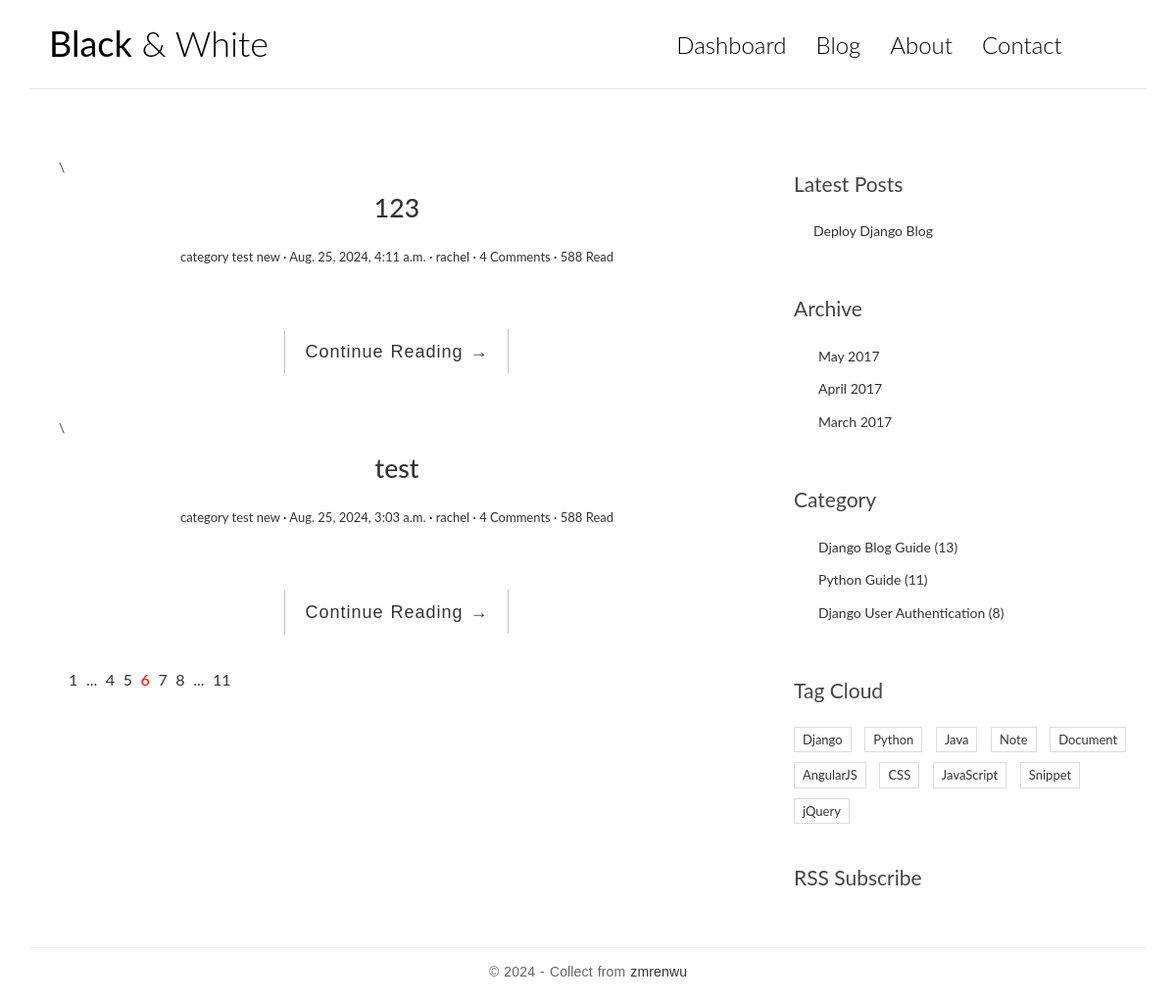
The page / on the database its author committed.
### blog/models.py (models this page shows, shortened)
class Post(models.Model):
    title = models.CharField(max_length=70)
    body = models.TextField()
    created_time = models.DateTimeField(default=timezone.now)
    modified_time = models.DateTimeField()
    excerpt = models.CharField(max_length=200, blank=True)
    category = models.ForeignKey(Category, on_delete=models.CASCADE)
    tags = models.ManyToManyField(Tag, blank=True)
    author = models.ForeignKey(User, on_delete=models.CASCADE)
    def get_absolute_url(self):
        return reverse('blog:detail', kwargs={'pk': self.pk})

class Category(models.Model):
    name = models.CharField(max_length=100)

### blog/views.py (the view)
# urls.py: path('', views.index, name='index'),
def index(request):
    post_list = Post.objects.all().order_by('-created_time')
    return render(request, 'blog/index.html', context={'post_list': post_list})

### templates/blog/index.html (shortened to what this page needs)
{% extends 'base.html' %}
{% block main %}
    {% for post in post_list %}
        <article class="post post-{{ post.pk }}">
            <header class="entry-header">\
                <h1 class="entry-title">
                    <a href="{{ post.get_absolute_url }}">{{ post.title }}</a>
                </h1>
            </header>
            <div class="entry-meta">
                <span class="post-category"><a href="#">{{ post.category.name }}</a></span>
                <span class="post-date"><a href="#"><time class="entry-date"
                                                            datetime="{{ post.created_time }}">{{ post.created_time }}</time></a></span>
                <span class="post-author"><a href="#">{{ post.author }}</a></span>
                <span class="comments-link"><a href="#">4 Comments</a></span>
                <span class="views-count"><a href="#">588 Read</a></span>
            </div>
            <div class="entry-content clearfix">
                <div class="read-more cl-effect-14">
                    <a href="{{ post.get_absolute_url }}" class="more-link">Continue Reading <span class="meta-nav">→</span></a>
                </div>
            </div>
        </article>
    {% empty %}
        <div class="no-post">
            <h2> There's no blog yet! </h2>
        </div>
    {% endfor %}
    <div class="pagination">
        <ul>
            <li><a href="">1</a></li>
            <li><a href="">...</a></li>
            <li><a href="">4</a></li>
            <li><a href="">5</a></li>
            <li class="current"><a href="">6</a></li>
            <li><a href="">7</a></li>
            <li><a href="">8</a></li>
            <li><a href="">...</a></li>
            <li><a href="">11</a></li>
        </ul>
    </div>
{% endblock main %}

### blog/static/blog/css/custom.css (style rules this page uses)
* { outline: none; }
h1, h2, h3, h4, h5, h6 { margin-top: 0; }
a { color: #333; }
body { color: #444; font-family: 'Lato', sans-serif; }
.post { background: #fff; padding: 30px 30px 0; }
.entry-title { text-align: center; font-size: 1.9em; margin-bottom: 20px; line-height: 1.6; padding: 10px 20px 0; }
.entry-meta { text-align: center; color: #DDDDDD; font-size: 13px; margin-bottom: 30px; }
.entry-content { font-size: 18px; line-height: 1.9; font-weight: 300; color: #000; }
.post-category::after, .post-date::after, .post-author::after, .comments-link::after { content: ' ·'; color: #000; }
.read-more { font-family: 'Ubuntu', sans-serif; font-weight: 400; word-spacing: 1px; letter-spacing: 0.01em; text-align: center; margin-top: 20px; }
.cl-effect-14 a { padding: 0 20px; height: 45px; line-height: 45px; position: relative; display: inline-block; margin: 15px 25px; letter-spacing: 1px; font-weight: 400; text-shadow: 0 0 1px rgba(255, 255, 255, 0.3); }
.cl-effect-14 a::before, .cl-effect-14 a::after { position: absolute; width: 45px; height: 1px; background: #C3C3C3; content: ''; -webkit-transition: all 0.3s; -moz-transition: all 0.3s; transition: all 0.3s; pointer-events: none; }
.cl-effect-14 a::before { top: 0; left: 0; -webkit-transform: rotate(90deg); -moz-transform: rotate(90deg); transform: rotate(90deg); -webkit-transform-origin: 0 0; -moz-transform-origin: 0 0; transform-origin: 0 0; }
.cl-effect-14 a::after { right: 0; bottom: 0; -webkit-transform: rotate(90deg); -moz-transform: rotate(90deg); transform: rotate(90deg); -webkit-transform-origin: 100% 0; -moz-transform-origin: 100% 0; transform-origin: 100% 0; }
.pagination ul { list-style: none; }
.pagination ul li { display: inline-block; font-size: 16px; margin-right: 5px; }
.current a { color: red; }

### rows shown on the page
Post: title "123", category.name "category test new", created_time "Aug. 25, 2024, 4:11 a.m.", author "rachel"
Post: title "test", category.name "category test new", created_time "Aug. 25, 2024, 3:03 a.m.", author "rachel"
